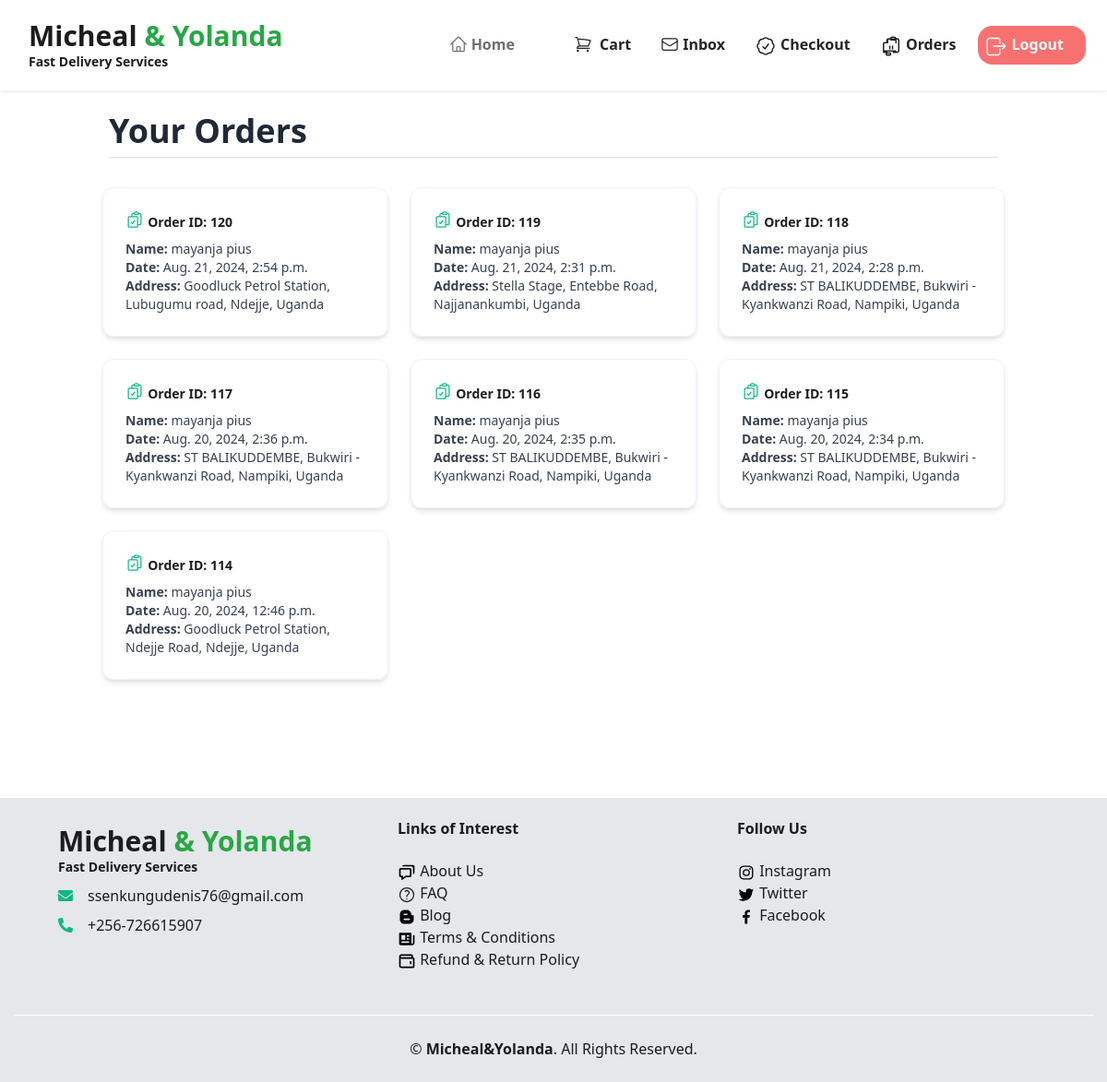
/order/orders/ (signed in), run on an earlier commit of the app's database.
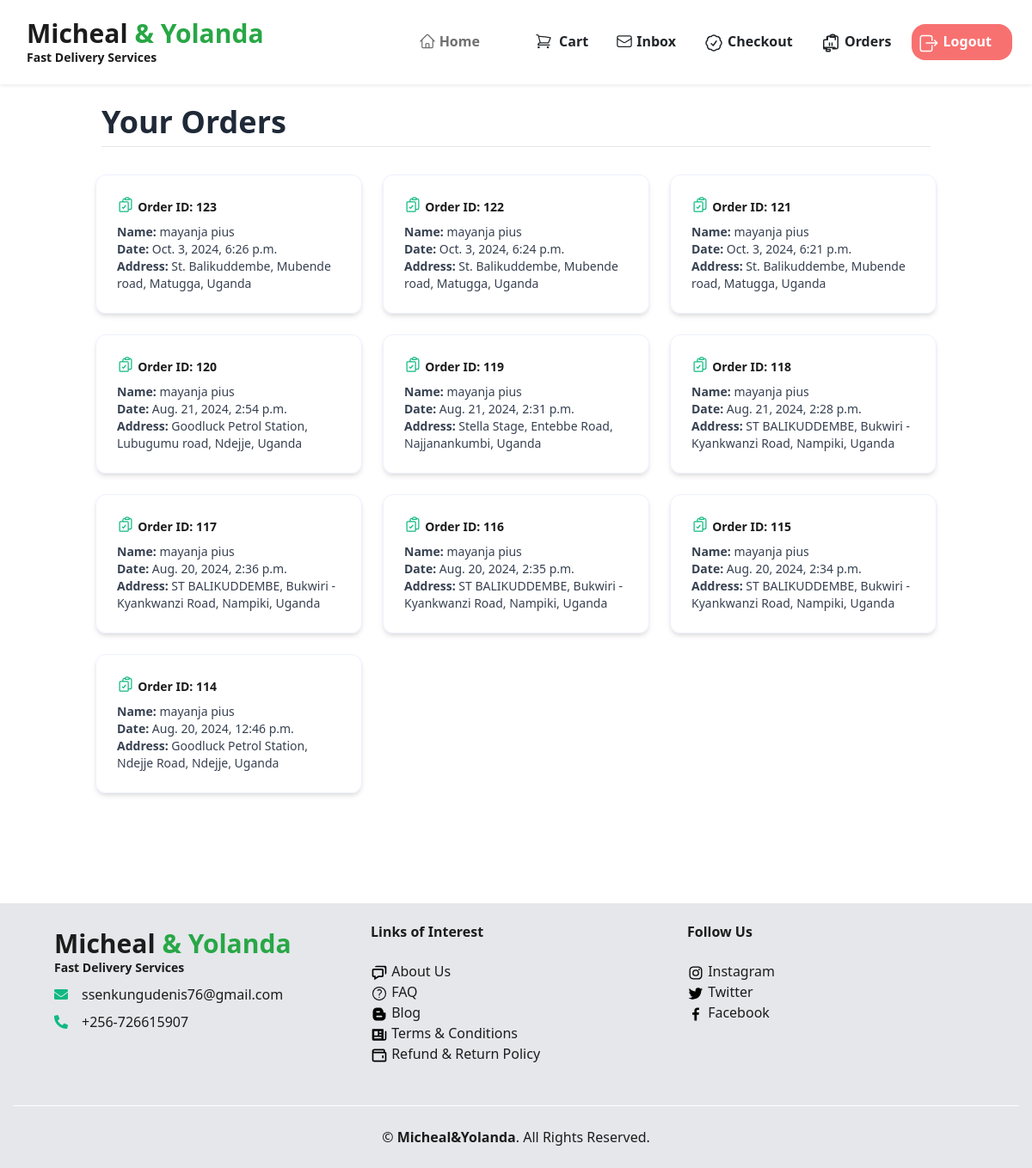
And on a later commit of the database.
### orders/models.py (models this page shows, shortened)
class Order(models.Model):
    user = models.ForeignKey(User, related_name='orders', on_delete=models.CASCADE, null=True)
    address = models.CharField(max_length=250)
    phone_number = models.CharField(max_length=20)
    created = models.DateTimeField(auto_now_add=True)
    updated = models.DateTimeField(auto_now=True)
    paid = models.BooleanField(default=False)
    class Meta:
        ordering = ['-created']
        indexes = [
             models.Index(fields=['-created']),
             ]

### user/models.py (models this page shows, shortened)
class Customer(models.Model):
    user = models.OneToOneField(User, on_delete=models.CASCADE, primary_key=True, related_name='customer')
    first_name = models.CharField(max_length=100)
    last_name = models.CharField(max_length=100)
    created_at = models.DateTimeField(default=timezone.now)

### orders/views.py (the view)
# urls.py: path('order/', include('orders.urls')),
@customer_required
def orders(request):
    customer = Customer.objects.get(user=request.user)
    orders = Order.objects.filter(user=request.user)
    return render(request, 'order/orders.html', {'orders':orders,'customer':customer})

### cart/cart.py (called while the page is built)
    def __len__(self):
        return sum(item['quantity'] for item in self.cart.values())

### cart/context_processors.py (called while the page is built)
def cart(request):
    return {'cart': Cart(request)}

def cart_count(request):
    cart = Cart(request)
    return {'cart_count': len(cart)}

### jumia/context_processors.py (called while the page is built)
def categories(request):
    cat = Categories.objects.all()
    return {'cat': cat}

### orders/templates/order/orders.html (shortened to what this page needs)
{% extends 'jumia/base.html' %}
{% block content %}
<div class="container py-4">
    <h1 class="flex text-start text-xl lg:text-4xl font-bold text-gray-800 mb-2">Your Orders</h1>
    <hr class="mb-8">
    <div class="row px-2">
        {% if orders %}
        <div class="grid grid-cols-1 md:grid-cols-2 lg:grid-cols-3 gap-6">
            {% for order in orders %}
            <a href="{% url 'orders:detail' order.id %}" class="block transition transform hover:scale-105 bg-white">
                <div class="border border-gray-100 shadow-md rounded-xl p-6 hover:bg-gray-50">
                    <div class="text-green-500 mb-1">
                        <h2 class="text-sm font-bold inline-block">Order ID: {{ order.id }}</h2>
                    </div>
                    <div class="text-sm text-gray-700">
                        <p><strong>Name:</strong> {{ customer.first_name }} {{ customer.last_name }}</p>
                        <p><strong>Date:</strong> {{ order.created }}</p>
                        <p><strong>Address:</strong> {{ order.address }}</p>
                    </div>
                </div>
            </a>
            {% endfor %}
        </div>
        {% endif %}
    </div>
</div>
{% endblock %}

### jumia/templates/jumia/base.html (shortened to what this page needs)
<!DOCTYPE html>
<html lang="en">
<head>
    {% load static %}
    {% load humanize %}
    <link href="https://cdnjs.cloudflare.com/ajax/libs/font-awesome/5.10.0/css/all.min.css" rel="stylesheet">
    <link rel="stylesheet" href="https://cdnjs.cloudflare.com/ajax/libs/OwlCarousel2/2.3.4/assets/owl.carousel.min.css">
    <link rel="stylesheet" href="https://cdnjs.cloudflare.com/ajax/libs/OwlCarousel2/2.3.4/assets/owl.theme.default.min.css">
    <link href="lib/owlcarousel/assets/owl.carousel.min.css" rel="stylesheet">
    <link href="{% static 'css/style.css' %}" rel="stylesheet">
    <link href="https://unpkg.com/tailwindcss@^2/dist/tailwind.min.css" rel="stylesheet">
    <link rel="stylesheet" href="https://unpkg.com/leaflet-search/dist/leaflet-search.min.css" />
</head>
<body class="bg-gray-100 lg:bg-white flex flex-col min-h-screen">
    <nav class="navbar navbar-expand-lg sticky-top py-3 bg-light shadow-sm">
        <div class="container-fluid">
            <a href="{% url 'jumia:items' %}" class="navbar-brand text-decoration-none">
                <h1 class="text-2xl lg:text-3xl font-bold">Micheal <span class="text-success">& Yolanda</span></h1>
                <h5 class="font-semibold text-sm">Fast Delivery Services</h5>
            </a>
            <div class="collapse navbar-collapse" id="navbarContent">
                <div class="navbar-nav ml-auto hidden lg:inline-block">
                    <div class="flex justify-center items-center gap-4">
                        <a href="{% url 'jumia:items' %}" class="hover:bg-green-600 hover:text-white rounded-2xl px-4 py-2 m-2 text-md font-semibold">
                            Home
                        </a>
                        <div class="">
                            <ul class="flex">
                                <li><a href="{% url 'cart:cart_detail' %}" class="relative dropdown-item hidden lg:block hover:bg-green-600 hover:text-white rounded-2xl px-2 py-2 m-2 text-md font-semibold">
                                    <span>Cart</span>
                                </a>
                                </li>
                                {% if request.user.is_authenticated %}
                                <li><a href="{% url 'chart:inbox' %}" class="dropdown-item hover:bg-green-600 hover:text-white rounded-2xl px-2 py-2 m-2 text-md font-semibold">
                                    Inbox</a>
                                </li>
                                <li><a href="{% url 'orders:order_create' %}" class="dropdown-item hover:bg-green-600 hover:text-white rounded-2xl px-2 py-2 m-2 text-md font-semibold">
                                     Checkout</a>
                                </li>
                                <li><a href="{% url 'orders:order' %}" class="dropdown-item hover:bg-green-600 hover:text-white rounded-2xl px-2 py-2 m-2 text-md font-semibold">
                                     Orders</a>
                                </li>
                                <li><a href="{% url 'user:logout' %}" class="dropdown-item hover:bg-red-400 hover:text-white bg-red-400 text-white rounded-2xl px-2 py-2 m-2 text-md font-semibold">
                                     Logout</a>
                                </li>
                            </ul>
                        </div>
                    </div>
                    {% endif %}
                </div>
            </div>
        </div>
    </nav>
    <div class="container">
        {% block content %}
        {% endblock %}
    </div>
     <br>
     <br>
     <br>
    <div class="container-fluid bg-gray-200 text-dark pt-2 mt-8">
        <div class="row px-xl-5 pt-3">
            <div class="col-lg-4 col-md-12 mb-5 pr-3">
                <a href="{% url 'user:reg' %}" class="navbar-brand text-decoration-none">
                    <h1 class="text-2xl lg:text-3xl font-bold">Micheal <span class="text-success">& Yolanda</span></h1>
                    <h5 class="font-semibold text-sm">Fast Delivery Services</h5>
                </a>
                <p class="mb-2"><i class="fa fa-envelope text-green-500 mr-3 mt-2"></i>ssenkungudenis76@gmail.com</p>
                <p class="mb-0"><i class="fa fa-phone-alt text-green-500 mr-3"></i>+256-726615907</p>
            </div>
            <div class="col-lg-4 col-md-12 mb-5">
                <h5 class="font-weight-bold text-dark mb-4">Links of Interest</h5>
                <ul class="list-unstyled">
                    <li><a href="" class="text-dark" target="_blank"> About Us</a></li>
                    <li><a href="" class="text-dark" target="_blank"> FAQ</a></li>
                    <li><a href="" class="text-dark" target="_blank"> Blog</a></li>
                    <li><a href="" class="text-dark" target="_blank"> Terms & Conditions</a></li>
                    <li><a href="" class="text-dark" target="_blank"> Refund & Return Policy</a></li>
                </ul>
            </div>
            <div class="col-lg-4 col-md-12 mb-5">
                <h5 class="font-weight-bold text-dark mb-4">Follow Us</h5>
                <ul class="list-unstyled">
                    <li><a href="" class="text-dark" target="_blank"> Instagram</a></li>
                    <li><a href="" class="text-dark" target="_blank"> Twitter</a></li>
                    <li><a href="" class="text-dark" target="_blank"> Facebook</a></li>
                </ul>
            </div>
        </div>
        <div class="flex justify-center border-top border-light py-4">
            <div class="">
                <p class="">
                    &copy; <a class="text-dark font-weight-semi-bold" href="#">Micheal&Yolanda</a>. All Rights Reserved.
                </p>
            </div>
        </div>
    </div>
</body>
</html>

What changed in the data, as far as the page shows it:
added Order: id "123", {{ customer.first_name }} "mayanja", {{ customer.last_name }} "pius", created "Oct. 3, 2024, 6:26 p.m.", address "St. Balikuddembe, Mubende road, Matugga, Uganda"
added Order: id "122", {{ customer.first_name }} "mayanja", {{ customer.last_name }} "pius", created "Oct. 3, 2024, 6:24 p.m.", address "St. Balikuddembe, Mubende road, Matugga, Uganda"
added Order: id "121", {{ customer.first_name }} "mayanja", {{ customer.last_name }} "pius", created "Oct. 3, 2024, 6:21 p.m.", address "St. Balikuddembe, Mubende road, Matugga, Uganda"
